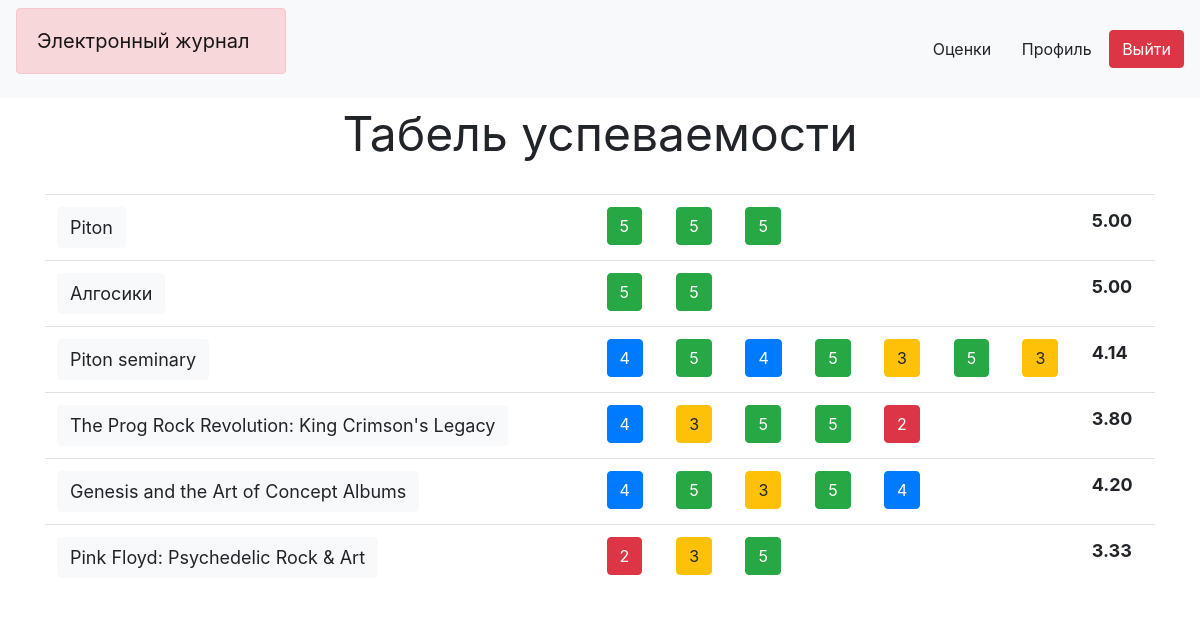
Page /marks (signed in) on the committed database.
### src/__all_models.py (models this page shows)
class GroupOfMarks(SqlAlchemyBase):
    __tablename__ = 'group_of_marks'
    id = Column(Integer, primary_key=True, autoincrement=True)
    user_id = Column(Integer, ForeignKey('user.id'))
    classroom_id = Column(Integer, ForeignKey('classroom.id'))
    user = orm.relation('User')
    total = Column(Integer, nullable=True, default=0)
    name = Column(String, nullable=True)
    classroom = orm.relation('Classroom')
    marks = orm.relation('Marks', back_populates='group_of_marks')

class Classroom(SqlAlchemyBase):
    __tablename__ = 'classroom'
    id = Column(Integer, primary_key=True, autoincrement=True)
    code = Column(String, nullable=True)
    name = Column(String, nullable=True)
    created_date = Column(DateTime, default=datetime.datetime.now)
    users = orm.relationship('User', secondary='link')
    group_of_marks = orm.relationship(
        'GroupOfMarks',
        back_populates='classroom',
        lazy='subquery'
    )

class Marks(SqlAlchemyBase):
    __tablename__ = 'marks'
    group_of_marks_id = Column(Integer, ForeignKey('group_of_marks.id'))
    id = Column(Integer, primary_key=True, autoincrement=True)
    mark = Column(Integer, nullable=True)
    group_of_marks = orm.relation('GroupOfMarks')
    comment = Column(String, default='', nullable=True)
    default = datetime.date.today().strftime("%m.%d")
    date = Column(String, default=default)

### main.py (the view)
@app.route('/marks')
def marks():
    if not current_user.is_authenticated:
        return redirect("/index")
    if current_user.is_teacher:
        for i in current_user.classrooms:
            return redirect("/marks/" + i.code)
    mx = 0
    for i in current_user.group_of_marks:
        mx = max(mx, len(i.marks))
    return render_template('marks.html', mx=mx, title='Табель успеваемости')

### main.py (called while the page is built)
@login_manager.user_loader
def load_user(user_id):
    db_session.global_init("data/db.sqlite")
    session = db_session.create_session()
    return session.query(User).get(user_id)

### src/db_session.py (called while the page is built, shortened)
def global_init(db_file):
    global __factory
    if __factory:
        return

def create_session() -> Session:
    global __factory
    return __factory()

### templates/marks.html
{% extends "base.html" %}
{% block content %}
<div align="center"> <font size=7> Табель успеваемости </font></div><br>
<div align="left" class="table-responsive">
    <table class="table">
        {% for group in current_user.group_of_marks %}
            <tr>
                <th><button type="button" class="btn btn-light" data-container="body" data-toggle="popover" data-placement="right" title="Код класса" data-content="{{group.classroom.code}}"><font size=4>{{group.classroom.name}}</font></button></th>
                {% for mark in group.marks %}
                    <th>
                        <button type="button" class="{{ "btn btn-danger" if mark.mark == 2 else "btn btn-warning" if mark.mark == 3 else "btn btn-primary" if mark.mark == 4 else "btn btn-success" }}" data-toggle="popover" title={{mark.date}} data-content="{{mark.comment}}">{{mark.mark}}</button>
                    </th>
                {% if loop.last %}
                    {% for i in range(mx - loop.index) %}
                        <th></th>
                    {% endfor %}
                <th><font size=4>{{"{:.2f}".format(group.total / loop.index)}}</font></th>
                {% endif %}
                {% endfor %}
            </tr>
        {% endfor %}
    </table>
</div>
{% endblock %}

### templates/base.html (shortened to what this page needs)
<!doctype html>
<html lang="en">
<head>
    <link rel="stylesheet"
          href="https://stackpath.bootstrapcdn.com/bootstrap/4.4.1/css/bootstrap.min.css"
>
</head>
<body>
<header>
    <div class="navbar navbar-light bg-light">
        <div class="alert alert-danger" role="alert">
            <a class="navbar-brand" href="{{ url_for('index') }}">Электронный журнал</a></div>
         <div align="right"> <a type="button" class="btn btn-light" href="{{ url_for('marks') }}" >Оценки</a>
        <a type="button" class="btn btn-light" href="{{ url_for('profile') }}" >Профиль</a>
             <a type="button" class="btn btn-danger" href="{{ url_for('logout') }}" >Выйти</a>
         </div></div>
</header>
<main role="main" class="container">
    {% block content %}{% endblock %}
</main>
</body>
</html>

### rows in the picture
GroupOfMarks: classroom.name "Piton", group.total/loop.index "5.00"
Marks: mark "5"
Marks: mark "5"
Marks: mark "5"
GroupOfMarks: classroom.name "Алгосики", group.total/loop.index "5.00"
Marks: mark "5"
Marks: mark "5"
GroupOfMarks: classroom.name "Piton seminary", group.total/loop.index "4.14"
Marks: mark "4"
Marks: mark "5"
Marks: mark "4"
Marks: mark "5"
Marks: mark "3"
Marks: mark "5"
Marks: mark "3"
GroupOfMarks: classroom.name "The Prog Rock Revolution: King Crimson's Legacy", group.total/loop.index "3.80"
Marks: mark "4"
Marks: mark "3"
Marks: mark "5"
Marks: mark "5"
Marks: mark "2"
GroupOfMarks: classroom.name "Genesis and the Art of Concept Albums", group.total/loop.index "4.20"
Marks: mark "4"
Marks: mark "5"
Marks: mark "3"
Marks: mark "5"
Marks: mark "4"
GroupOfMarks: classroom.name "Pink Floyd: Psychedelic Rock & Art", group.total/loop.index "3.33"
Marks: mark "2"
Marks: mark "3"
Marks: mark "5"
